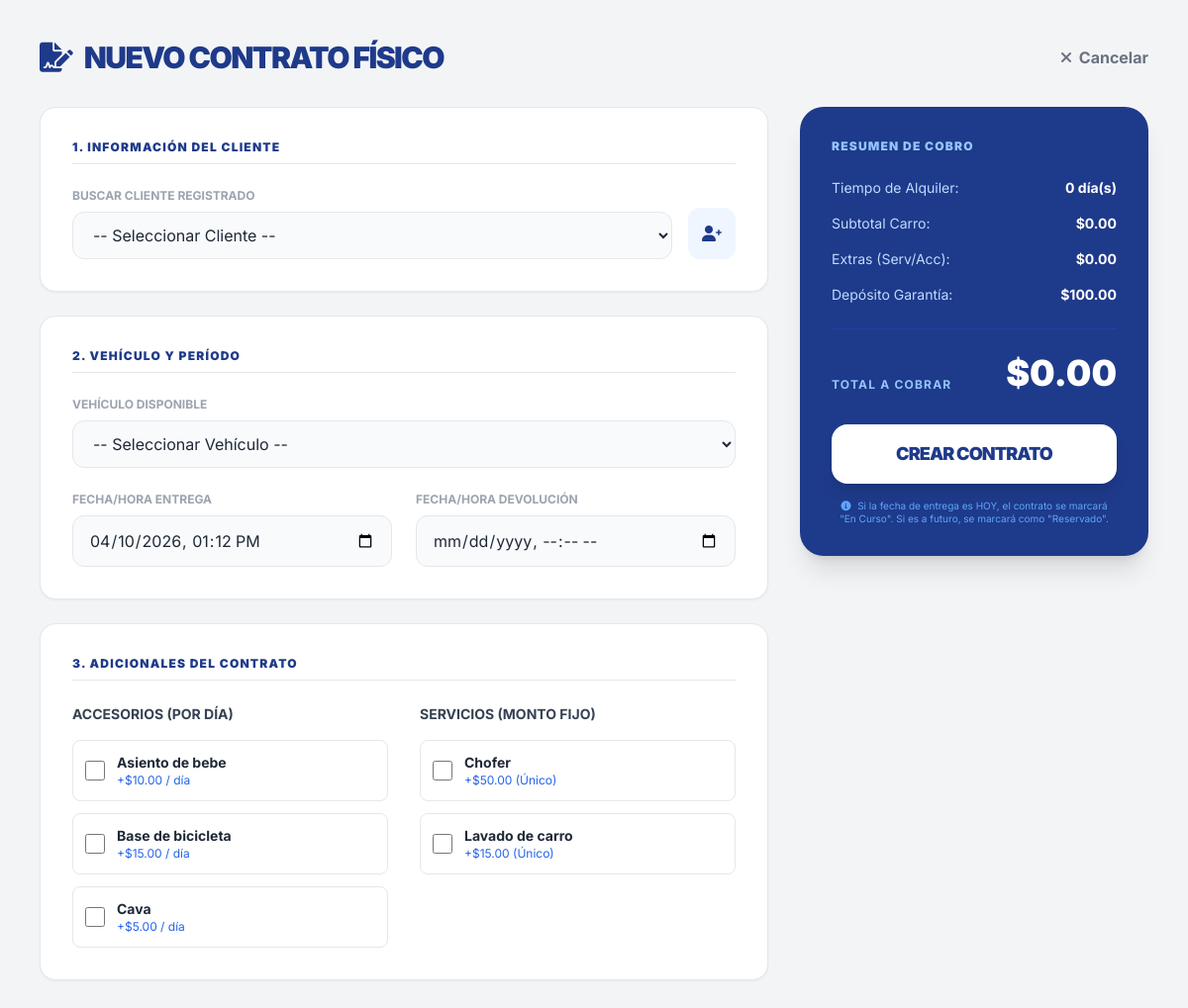
Screenshot of /views/admin/nuevo_alquiler.php (signed in) with the database file from the repository.
### tables this page shows
CREATE TABLE `accesorios` (
  `ID_Accesorio` int NOT NULL,
  `Nombre` varchar(100) NOT NULL,
  `Precio_Diario` decimal(10,2) NOT NULL,
  `Stock_Total` int NOT NULL
);

CREATE TABLE `servicios` (
  `ID_Servicio` int NOT NULL,
  `Nombre` varchar(100) NOT NULL,
  `Precio_Base` decimal(10,2) NOT NULL
);

### views/admin/nuevo_alquiler.php (the view, shortened to what this page needs)
<?php
require_once '../../config/database_connection.php';
$servicios = $connection->query("SELECT * FROM servicios ORDER BY Nombre");
$accesorios = $connection->query("SELECT * FROM accesorios WHERE Stock_Total > 0 ORDER BY Nombre");
?>
<!DOCTYPE html>
<html lang="es">
<head>
    <link rel="stylesheet" href="../../style.css">
    <script src="https://cdn.tailwindcss.com"></script>
    <link href="https://cdnjs.cloudflare.com/ajax/libs/font-awesome/6.0.0/css/all.min.css" rel="stylesheet">
</head>
<body class="bg-gray-100 min-h-screen">
    <div class="max-w-6xl mx-auto py-10 px-4">
        <div class="mb-8 flex justify-between items-center">
            <h1 class="text-3xl font-black text-blue-900 uppercase tracking-tighter">
                <i class="fa-solid fa-file-signature mr-2"></i> Nuevo Contrato Físico
            </h1>
            <a href="alquileres.php" class="text-gray-500 hover:text-gray-800 font-bold transition-colors">
                <i class="fa-solid fa-xmark mr-1"></i> Cancelar
            </a>
        </div>
        <form action="../../controllers/nuevo_alquiler_controller.php" method="POST" id="form-admin-alquiler" class="grid grid-cols-1 lg:grid-cols-3 gap-8">
            <div class="lg:col-span-2 space-y-6">
                <div class="bg-white p-8 rounded-2xl shadow-sm border border-gray-200">
                    <h2 class="text-xs font-black text-blue-900 uppercase tracking-widest mb-6 border-b pb-2">1. Información del Cliente</h2>
                    <div class="flex gap-4 items-end">
                        <div class="flex-1">
                            <label class="block text-xs font-bold text-gray-400 uppercase mb-2">Buscar Cliente Registrado</label>
                            <select name="id_cliente" required class="w-full px-4 py-3 border border-gray-200 rounded-xl focus:ring-2 focus:ring-blue-900 outline-none bg-gray-50">
                                <option value="">-- Seleccionar Cliente --</option>
                            </select>
                        </div>
                        <a href="clientes.php" class="bg-blue-50 text-blue-900 p-3.5 rounded-xl hover:bg-blue-100 transition-colors" title="Crear Cliente Nuevo">
                            <i class="fa-solid fa-user-plus"></i>
                        </a>
                    </div>
                </div>
                <div class="bg-white p-8 rounded-2xl shadow-sm border border-gray-200">
                    <h2 class="text-xs font-black text-blue-900 uppercase tracking-widest mb-6 border-b pb-2">2. Vehículo y Período</h2>
                    <div class="grid grid-cols-1 md:grid-cols-2 gap-6">
                        <div class="md:col-span-2">
                            <label class="block text-xs font-bold text-gray-400 uppercase mb-2">Vehículo Disponible</label>
                            <select name="id_vehiculo" id="id_vehiculo" required class="w-full px-4 py-3 border border-gray-200 rounded-xl focus:ring-2 focus:ring-blue-900 outline-none bg-gray-50">
                                <option value="" data-precio="0">-- Seleccionar Vehículo --</option>
                            </select>
                        </div>
                        <div>
                            <label class="block text-xs font-bold text-gray-400 uppercase mb-2">Fecha/Hora Entrega</label>
                            <input type="datetime-local" name="fecha_salida" id="fecha_salida" required class="w-full px-4 py-3 border border-gray-200 rounded-xl outline-none bg-gray-50">
                        </div>
                        <div>
                            <label class="block text-xs font-bold text-gray-400 uppercase mb-2">Fecha/Hora Devolución</label>
                            <input type="datetime-local" name="fecha_devolucion" id="fecha_devolucion" required class="w-full px-4 py-3 border border-gray-200 rounded-xl outline-none bg-gray-50">
                        </div>
                    </div>
                </div>
                <div class="bg-white p-8 rounded-2xl shadow-sm border border-gray-200">
                    <h2 class="text-xs font-black text-blue-900 uppercase tracking-widest mb-6 border-b pb-2">3. Adicionales del Contrato</h2>
                    <div class="grid grid-cols-1 md:grid-cols-2 gap-8">
                        <div>
                            <h3 class="font-bold text-gray-700 text-sm mb-4 uppercase">Accesorios (Por día)</h3>
                            <div class="space-y-3">
                                <?php while($a = $accesorios->fetch_assoc()): ?>
                                <label class="flex items-center gap-3 p-3 border rounded-lg hover:bg-gray-50 cursor-pointer transition-colors">
                                    <input type="checkbox" name="accesorios[]" value="<?php echo $a['ID_Accesorio']; ?>" data-precio="<?php echo $a['Precio_Diario']; ?>" class="extra-cb w-5 h-5 text-blue-900 rounded focus:ring-blue-900">
                                    <div class="flex-1">
                                        <p class="font-bold text-gray-800 text-sm"><?php echo htmlspecialchars($a['Nombre']); ?></p>
                                        <p class="text-xs text-blue-600">+$<?php echo $a['Precio_Diario']; ?> / día</p>
                                    </div>
                                </label>
                                <?php endwhile; ?>
                            </div>
                        </div>
                        <div>
                            <h3 class="font-bold text-gray-700 text-sm mb-4 uppercase">Servicios (Monto Fijo)</h3>
                            <div class="space-y-3">
                                <?php while($s = $servicios->fetch_assoc()): ?>
                                <label class="flex items-center gap-3 p-3 border rounded-lg hover:bg-gray-50 cursor-pointer transition-colors">
                                    <input type="checkbox" name="servicios[]" value="<?php echo $s['ID_Servicio']; ?>" data-precio="<?php echo $s['Precio_Base']; ?>" class="extra-cb w-5 h-5 text-blue-900 rounded focus:ring-blue-900" data-tipo="fijo">
                                    <div class="flex-1">
                                        <p class="font-bold text-gray-800 text-sm"><?php echo htmlspecialchars($s['Nombre']); ?></p>
                                        <p class="text-xs text-blue-600">+$<?php echo $s['Precio_Base']; ?> (Único)</p>
                                    </div>
                                </label>
                                <?php endwhile; ?>
                            </div>
                        </div>
                    </div>
                </div>
            </div>
            <div class="lg:col-span-1">
                <div class="bg-blue-900 text-white rounded-3xl p-8 shadow-xl sticky top-10">
                    <h3 class="text-xs font-black uppercase tracking-widest text-blue-300 mb-6">Resumen de Cobro</h3>
                    <div class="space-y-4 border-b border-blue-800 pb-6 mb-6">
                        <div class="flex justify-between items-start text-sm">
                            <span class="text-blue-200">Tiempo de Alquiler:</span>
                            <span class="font-bold text-right" id="resumen-dias">0 día(s)</span>
                        </div>
                        <div class="flex justify-between text-sm">
                            <span class="text-blue-200">Subtotal Carro:</span>
                            <span class="font-bold" id="resumen-sub-carro">$0.00</span>
                        </div>
                        <div class="flex justify-between text-sm">
                            <span class="text-blue-200">Extras (Serv/Acc):</span>
                            <span class="font-bold" id="resumen-extras">$0.00</span>
                        </div>
                        <div class="flex justify-between text-sm">
                            <span class="text-blue-200">Depósito Garantía:</span>
                            <span class="font-bold">$100.00</span>
                        </div>
                    </div>
                    <div class="flex justify-between items-end mb-8">
                        <span class="text-xs font-bold uppercase tracking-widest text-blue-300">Total a Cobrar</span>
                        <span class="text-4xl font-black" id="resumen-total">$0.00</span>
                    </div>
                    <button type="submit" class="w-full py-4 bg-white text-blue-900 font-black rounded-2xl shadow-lg hover:bg-blue-50 transition-transform active:scale-95 text-lg uppercase tracking-tighter">
                        Crear Contrato
                    </button>
                    <p class="text-[10px] text-blue-400 mt-4 text-center leading-tight">
                        <i class="fa-solid fa-circle-info mr-1"></i>
                        Si la fecha de entrega es HOY, el contrato se marcará "En Curso". Si es a futuro, se marcará como "Reservado".
                    </p>
                </div>
            </div>
        </form>
    </div>
</body>
</html>

### style.css (style rules this page uses)
:root { --primary-blue: #1e3a8a; --hover-blue: #1e40af; --bg-light: #f8fafc; --text-main: #1f2937; --danger: #ef4444; }
html { scroll-behavior: smooth; }
body { font-family: 'Inter', sans-serif; background-color: var(--bg-light); color: var(--text-main); -webkit-font-smoothing: antialiased; -moz-osx-font-smoothing: grayscale; margin: 0; padding: 0; }
input { transition: all 0.3s ease; }
button { transition: transform 0.1s ease, background-color 0.3s ease; }

### rows the page displays
accesorios: Nombre "Asiento de bebe", Precio_Diario "10.00"
accesorios: Nombre "Base de bicicleta", Precio_Diario "15.00"
accesorios: Nombre "Cava", Precio_Diario "5.00"
servicios: Nombre "Chofer", Precio_Base "50.00"
servicios: Nombre "Lavado de carro", Precio_Base "15.00"
